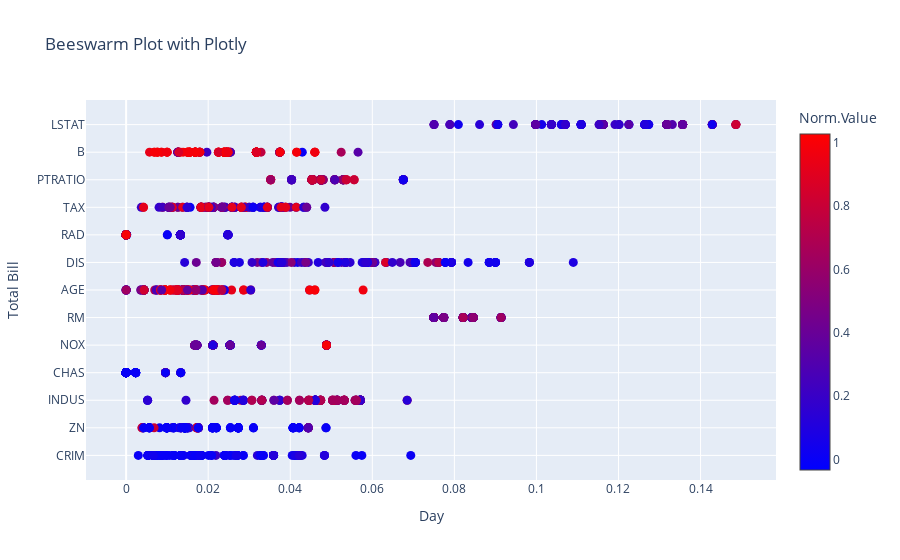

Source (notebook cell):
### Code cell
#%pip install --upgrade pip
#%pip install nbformat
#%pip install plotly
import plotly.graph_objects as go
import seaborn as sns

# Sample data
tips = sns.load_dataset("tips")

palette = ["blue", "red"]

# Create a beeswarm plot using Plotly
fig = go.Figure()

# Add a box plot to serve as the background
#fig.add_trace(go.Box(x=tips['day'], y=tips['total_bill'], boxpoints='all', jitter=0.3, pointpos=-1.8))
#fig.add_trace(go.Box(x=df.loc[:,'CI'], y=df.loc[:,'feature'], boxpoints='all', jitter=0.3, pointpos=-1.8))

# Add individual data points with a scatter plot
fig.add_trace(go.Scatter(
    # x=tips['day'],
    # y=tips['total_bill'],
    x=CIUres.loc[:,'CI'],
    y=CIUres.loc[:,'feature'],
    mode='markers',
    marker=dict(
        size=9,
        color=CIUres['norm_invals'],
        colorscale=palette,
        colorbar=dict(
            title='Norm.Value',
        ),
    ),
    showlegend=False  # Hide legend for individual data points
))

# Update layout for better visibility
fig.update_layout(
    title='Beeswarm Plot with Plotly',
    xaxis=dict(title='Day'),
    yaxis=dict(title='Total Bill'),
)

# Show the plot
fig.show()

### Figure 1 — Plotly figure (JSON) as saved in the notebook; plotly's stock layout.template omitted (floating-point values rounded to 4 significant figures; data arrays with more than 128 entries replaced by an {"elided": "..."} marker saying what was removed)
{"data": [{"marker": {"color": {"elided": "1976 float values"}, "colorbar": {"title": {"text": "Norm.Value"}}, "colorscale": [[0, "blue"], [1, "red"]], "size": 9}, "mode": "markers", "showlegend": false, "type": "scatter", "x": {"elided": "1976 float values"}, "y": {"elided": "1976 str values"}}], "layout": {"title": {"text": "Beeswarm Plot with Plotly"}, "xaxis": {"title": {"text": "Day"}}, "yaxis": {"title": {"text": "Total Bill"}}}}
